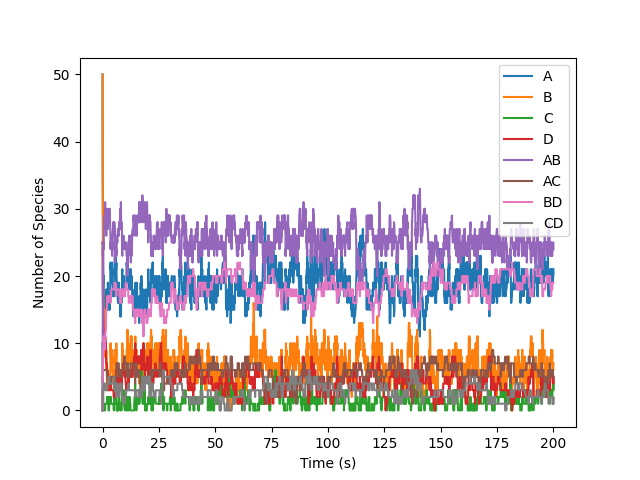

Write the Python code that produced this figure.
import math
import random
import matplotlib.pyplot as plt

"""
Testing SSA from paper. The structure we study is the following:

A — B
|   |
C - D

We work in the case where only pairs can form. We consider 8 species:
{A, B, C, D, AB, AC, BD, CD}. This gives us 4 reversible reactions,
and therefore 8 rates to consider. We list reactions:

1. A + B -> AB
2. AB -> A + B
3. A + C -> AC
4. AC -> A + C
5. B + D -> BD
6. BD -> B + D
7. C + D -> CD
8. CD -> C + D
"""

def next_reaction():
    """
    Generate two random numbers. One tells you the time until the next reaction,
    the other one tells you which reaction happens.

    :return: time for next reaction, reaction type
    """
    r_1 = random.random()
    r_2 = random.random()

    return r_1, r_2

def propensity(k, n1, n2):
    """
    Compute the propensities for the two possible reactions.

    :param k: reaction rate
    :param n1, n2: current number of each species (set n2 = 1 for unimolecular)
    :return: propensity
    """
    prop = k * n1 * n2
    return prop

if __name__ == "__main__":
    # Starting parameters
    nA = 50 # Initial number of A
    nB = 50 # Initial number of B
    nC = 10 # Initial number of C
    nD = 25 # Initial number of D
    
    nAB = 0 # Initial number of AB
    nAC = 0 # Initial number of AC
    nBD = 0 # Initial number of BD
    nCD = 0 # Initial number of CD

    k_1 = 0.05 # Rate A + B -> AB
    k_2 = 0.25 # Rate AB -> A + B
    k_3 = 0.04 # Rate A + C -> AC
    k_4 = 0.22 # Rate AC -> A + C
    k_5 = 0.05 # Rate B + D -> BD
    k_6 = 0.07 # Rate BD -> B + D
    k_7 = 0.12 # Rate C + D -> CD
    k_8 = 0.32 # Rate CD -> C + D

    t = 0 # Initial time
    duration = 200 # Duration of simulation

    # Initialize arrays
    array_A = [nA]
    array_B = [nB]
    array_C = [nC]
    array_D = [nD]

    array_AB = [nAB]
    array_AC = [nAC]
    array_BD = [nBD]
    array_CD = [nCD]

    array_t = [t]

    while t < duration:
        # Determine which reaction is to happen
        r_1, r_2 = next_reaction()

        # Compute propensities
        a1 = propensity(k_1, nA, nB)
        a2 = propensity(k_2, nAB, 1)
        a3 = propensity(k_3, nA, nC)
        a4 = propensity(k_4, nAC, 1)
        a5 = propensity(k_5, nB, nD)
        a6 = propensity(k_6, nBD, 1)
        a7 = propensity(k_7, nC, nD)
        a8 = propensity(k_8, nCD, 1)

        a0 = a1 + a2 + a3 + a4 + a5 + a6 + a7 + a8 # Overall propensity

        tau = 1/a0 * math.log(1/r_1) # Time for next reaction

        t  += tau

        if r_2 <= a1/a0:
            # A + B -> AB
            nA -= 1
            nB -= 1
            nAB += 1
        elif a1/a0 < r_2 <= (a1+a2)/a0:
            # AB -> A + B
            nA += 1
            nB += 1
            nAB -= 1
        elif (a1+a2)/a0 < r_2 <= (a1+a2+a3)/a0:
            # A + C -> AC
            nA -= 1
            nC -= 1
            nAC += 1
        elif (a1+a2+a3)/a0 < r_2 <= (a1+a2+a3+a4)/a0:
            # AC -> A + C
            nA += 1
            nC += 1
            nAC -= 1
        elif (a1+a2+a3+a4)/a0 < r_2 <= (a1+a2+a3+a4+a5)/a0:
            # B + D -> BD
            nB -= 1
            nD -= 1
            nBD += 1
        elif (a1+a2+a3+a4+a5)/a0 < r_2 <= (a1+a2+a3+a4+a5+a6)/a0:
            # BD -> B + D
            nB += 1
            nD += 1
            nBD -= 1
        elif (a1+a2+a3+a4+a5+a6)/a0 < r_2 <= (a1+a2+a3+a4+a5+a6+a7)/a0:
            # C + D -> CD
            nC -= 1
            nD -= 1
            nCD += 1
        else:
            # CD -> C + D
            nC += 1
            nD += 1
            nCD -= 1

        array_A.append(nA)
        array_B.append(nB)
        array_C.append(nC)
        array_D.append(nD)

        array_AB.append(nAB)
        array_AC.append(nAC)
        array_BD.append(nBD)
        array_CD.append(nCD)

        array_t.append(t)
    
    # Plot results
    plt.plot(array_t, array_A, label="A")
    plt.plot(array_t, array_B, label="B")
    plt.plot(array_t, array_C, label="C")
    plt.plot(array_t, array_D, label="D")

    plt.plot(array_t, array_AB, label="AB")
    plt.plot(array_t, array_AC, label="AC")
    plt.plot(array_t, array_BD, label="BD")
    plt.plot(array_t, array_CD, label="CD")

    # Labels
    plt.xlabel("Time (s)")
    plt.ylabel("Number of Species")
    plt.legend()
    plt.savefig("four_species.png")

